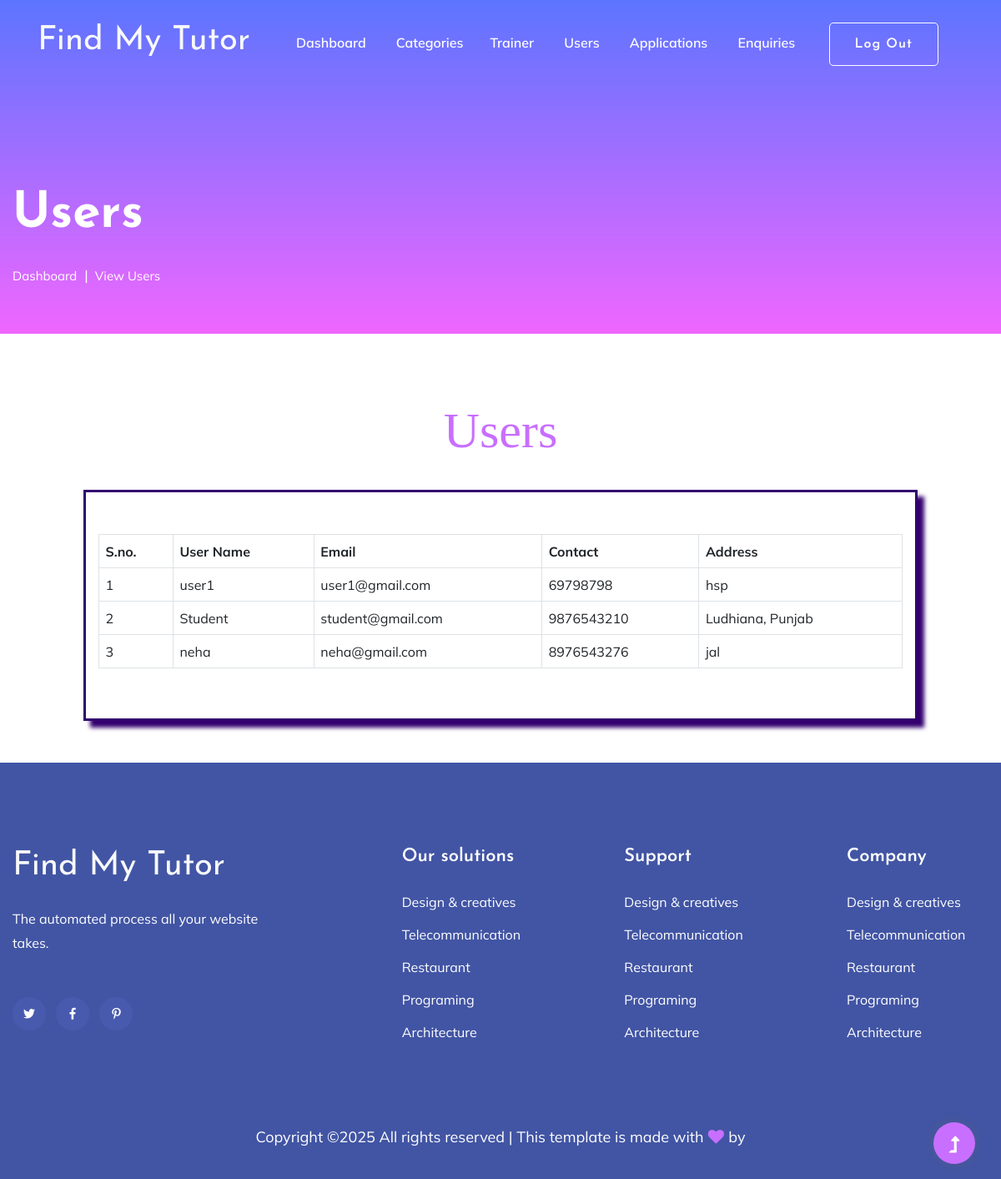
The page /admin/view_users.php on the database its author committed.
### tables this page shows
CREATE TABLE `users` (
  `id` int(255) NOT NULL,
  `name` varchar(255) NOT NULL,
  `email` varchar(255) NOT NULL,
  `password` varchar(255) NOT NULL,
  `contact` varchar(255) NOT NULL,
  `address` longtext NOT NULL,
  `status` varchar(255) NOT NULL,
  `created_at` timestamp(6) NOT NULL DEFAULT current_timestamp(6) ON UPDATE current_timestamp(6)
);

### admin/view_users.php (the view, shortened to what this page needs)
<?php include "admin_header.php" ?>
<main>
    <section class="slider-area slider-area2">
        <div class="slider-active">
            <div class="single-slider slider-height2">
                <div class="container">
                    <div class="row">
                        <div class="col-xl-8 col-lg-11 col-md-12">
                            <div class="hero__caption hero__caption2">
                                <h1 data-animation="bounceIn" data-delay="0.2s">Users</h1>
                                <nav aria-label="breadcrumb">
                                    <ol class="breadcrumb">
                                        <li class="breadcrumb-item"><a href="dashboard.php">Dashboard</a></li>
                                        <li class="breadcrumb-item"><a href="view_users.php">View Users</a></li>
                                    </ol>
                                </nav>
                            </div>
                        </div>
                    </div>
                </div>
            </div>
        </div>
    </section>
    <section class="contact-section">
        <div class="container">
            <div class="row">
                <div class="col-12">
                    <h1 class="tittle display-1 text-center">Users</h1>
                </div>
                <div class="col-lg-10 offset-md-1 mt-5 box1">
                <table class="table table-bordered table-hover">
                  <tr>
                    <th>S.no.</th>
                    <th>User Name</th>
                    <th>Email</th>
                    <th>Contact</th>
                    <th>Address</th>
                  </tr>
                  <?php
                  $s=1;
                  include "config.php";
                  $query="select * from `users`";
                  $result=mysqli_query($con,$query);
                  while($row=mysqli_fetch_array($result)){
                  ?>
                  <tr>
                    <td><?php echo $s;?></td>
                    <td><?php echo $row['name'];?></td>
                    <td><?php echo $row['email'];?></td>
                    <td><?php echo $row['contact'];?></td>
                    <td><?php echo $row['address'];?></td>
                  </tr>
                <?php $s++; } ?>
                </table>
                </div>
            </div>
        </div>
    </section>
</main>
<?php include "footer.php" ?>

### admin/mystyle.css (style rules this page uses)
.tittle { font-family: fantasy; color: rgb(200, 111, 255); }
.box1 { border: 3px solid #33006F; padding: 50px; box-shadow: 8px 8px 5px #33006F; }

### rows shown on the page
users: name "user1", email "user1@gmail.com", contact "69798798", address "hsp"
users: name "Student", email "student@gmail.com", contact "9876543210", address "Ludhiana, Punjab"
users: name "neha", email "neha@gmail.com", contact "8976543276", address "jal"
